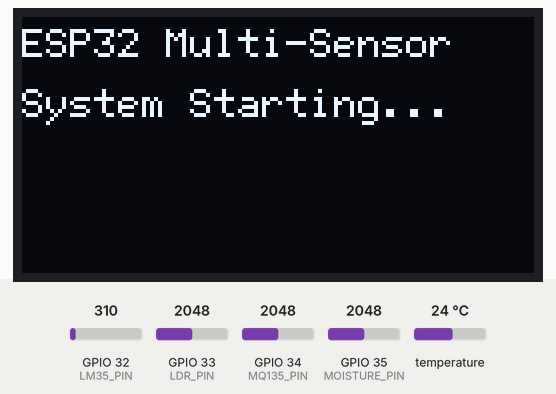
Simulated run of this sketch. Board: ESP32. Parts: 128×64 one-colour display. The test bench sets the inputs (shaded band); at power-on: GPIO 32 (LM35_PIN) = 310, GPIO 35 (MOISTURE_PIN) = 2048, GPIO 33 (LDR_PIN) = 2048, GPIO 34 (MQ135_PIN) = 2048, temperature 24 °C. What the sketch prints to the serial monitor is not drawn.

Above: at 2.1 s.
At 5.4 s:
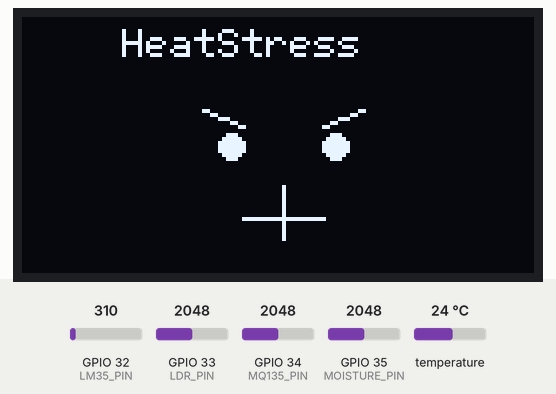
5.5 s: GPIO 32 (LM35_PIN) set to 274
10.0 s: GPIO 32 (LM35_PIN) set to 249
At 13.4 s:
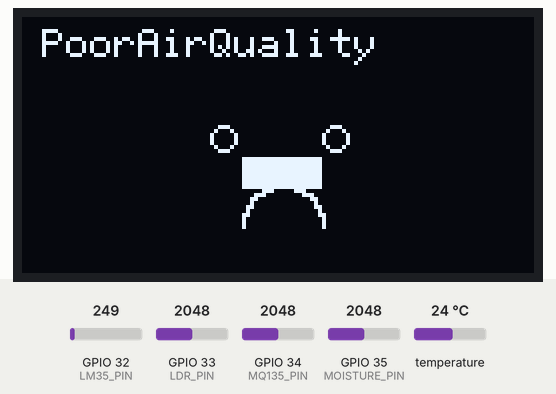
14.5 s: GPIO 35 (MOISTURE_PIN) set to 1935
At 17.3 s:
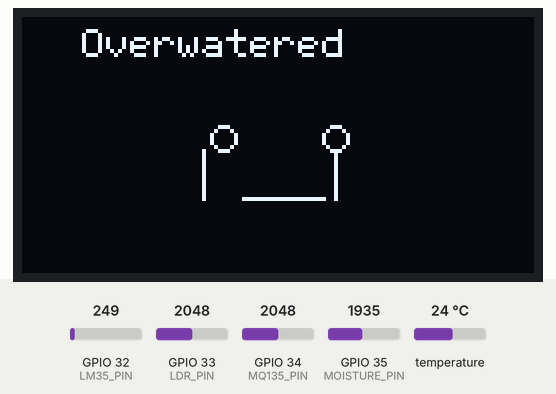
19.0 s: GPIO 35 (MOISTURE_PIN) set to 3972
At 21.3 s:
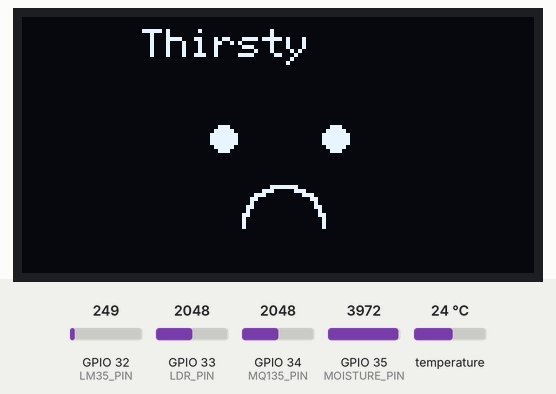
23.5 s: GPIO 35 (MOISTURE_PIN) set to 3377
28.8 s: GPIO 35 (MOISTURE_PIN) set to 3250
At 32.0 s:
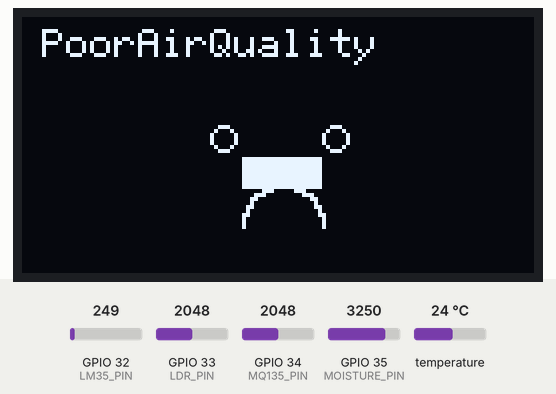
Timing chart, 0 to 33.5 s (numbered marks = the images above; inputs shaded):
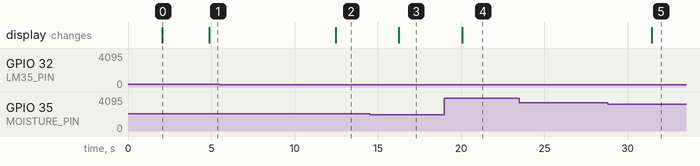

The sketch:

Plaant_emotion.ino
```cpp
#include <OneWire.h>
#include <DallasTemperature.h>
#include <U8g2lib.h>
#include <Wire.h>

// ---------------- Pin Definitions ----------------
#define MQ135_PIN 34          // Air quality
#define MOISTURE_PIN 35       // Soil moisture
#define LM35_PIN 32           // Temperature sensor
#define LDR_PIN 33            // Light sensor
#define DS18B20_PIN 4         // Temperature sensor

// ---------------- OLED ----------------
U8G2_SSD1306_128X64_NONAME_F_HW_I2C u8g2(U8G2_R0, U8X8_PIN_NONE);

// ---------------- Objects ----------------
OneWire oneWire(DS18B20_PIN);
DallasTemperature tempSensor(&oneWire);

// ---------------- Variables (made global so all funcs can use them) ----------------
int mq135Value = 0;
int moistureValue = 0;
int lm35Value = 0;
int ldrValue = 0;
unsigned long lastUpdate = 0;
const int interval = 3000; // 3 seconds
int statusIndex = 0;

// Values derived from ADC (made global)
int moisturePercent = 0;
float lm35Temperature = 0.0;

// ---------------------- PLANT STATUS EMOJIS ----------------------

void drawHealthy() {
  u8g2.clearBuffer();
  u8g2.setFont(u8g2_font_6x12_tr);
  u8g2.drawStr(30,10,"Healthy");
  u8g2.drawDisc(50,30,3);
  u8g2.drawDisc(78,30,3);
  u8g2.drawArc(65,42,10,130,260);
  u8g2.sendBuffer();
}

void drawThirsty() {
  u8g2.clearBuffer();
  u8g2.setFont(u8g2_font_6x12_tr);
  u8g2.drawStr(30,10,"Thirsty");
  u8g2.drawDisc(50,30,3);
  u8g2.drawDisc(78,30,3);
  u8g2.drawArc(65,52,10,260,130);
  u8g2.sendBuffer();
}

void drawOverwatered() {
  u8g2.clearBuffer();
  u8g2.setFont(u8g2_font_6x12_tr);
  u8g2.drawStr(15,10,"Overwatered");
  u8g2.drawCircle(50,30,3);
  u8g2.drawCircle(78,30,3);
  u8g2.drawLine(55,45,75,45);
  u8g2.drawLine(45,33,45,45);
  u8g2.drawLine(78,33,78,45);
  u8g2.sendBuffer();
}

void drawLowLightStress() {
  u8g2.clearBuffer();
  u8g2.setFont(u8g2_font_6x12_tr);
  u8g2.drawStr(10,10,"LowLightStress");
  u8g2.drawDisc(50,30,3);
  u8g2.drawDisc(78,30,3);
  u8g2.drawLine(55,45,75,45);
  // Sun symbol
  u8g2.drawCircle(65,50,6);
  u8g2.drawLine(65,43,65,37);
  u8g2.drawLine(65,57,65,63);
  u8g2.drawLine(59,50,53,50);
  u8g2.drawLine(71,50,77,50);
  u8g2.sendBuffer();
}

void drawHeatStress() {
  u8g2.clearBuffer();
  u8g2.setFont(u8g2_font_6x12_tr);
  u8g2.drawStr(25,10,"HeatStress");
  u8g2.drawLine(45,23,55,27);
  u8g2.drawLine(85,23,75,27);
  u8g2.drawDisc(52,32,3);
  u8g2.drawDisc(78,32,3);
  u8g2.drawLine(55,50,75,50);
  u8g2.drawLine(65,42,65,55);
  u8g2.sendBuffer();
}

void drawPoorAirQuality() {
  u8g2.clearBuffer();
  u8g2.setFont(u8g2_font_6x12_tr);
  u8g2.drawStr(5,10,"PoorAirQuality");
  u8g2.drawCircle(50,30,3);
  u8g2.drawCircle(78,30,3);
  u8g2.drawArc(65,52,10,260,130);
  u8g2.drawBox(55,35,20,8);
  u8g2.sendBuffer();
}

// ---------------------- STATUS DECISION ----------------------
void updatePlantStatus() {
  // thresholds (adjustable)
  bool thirsty = (moisturePercent < 30);      // <30% -> thirsty
  bool overwatered = (moisturePercent > 80);  // >80% -> overwatered
  bool lowLight = (ldrValue < 500);           // low light sensor reading
  bool heatStress = (lm35Temperature > 32.0); // degrees Celsius
  bool poorAir = (mq135Value > 700);          // MQ135 threshold (raw ADC)

  if (thirsty) {
    Serial.println("STATUS: Thirsty");
    drawThirsty();
  }
  else if (overwatered) {
    Serial.println("STATUS: Overwatered");
    drawOverwatered();
  }
  else if (lowLight) {
    Serial.println("STATUS: LowLightStress");
    drawLowLightStress();
  }
  else if (heatStress) {
    Serial.println("STATUS: HeatStress");
    drawHeatStress();
  }
  else if (poorAir) {
    Serial.println("STATUS: PoorAirQuality");
    drawPoorAirQuality();
  }
  else {
    Serial.println("STATUS: Healthy");
    drawHealthy();
  }
}

// ---------------------- SETUP ----------------------
void setup() {
  Serial.begin(115200);
  Serial.println("\nInitializing Sensors...");
  tempSensor.begin();
  delay(2000);

  u8g2.begin();
  u8g2.clearBuffer();
  u8g2.setFont(u8g2_font_6x12_tr);
  u8g2.drawStr(0, 10, "ESP32 Multi-Sensor");
  u8g2.drawStr(0, 25, "System Starting...");
  u8g2.sendBuffer();
  delay(2000);
  Serial.println("ESP32 Multi-Sensor System Started");
}

// ---------------------- MAIN LOOP ----------------------
void loop() {
  mq135Value = analogRead(MQ135_PIN);
  moistureValue = analogRead(MOISTURE_PIN);

  lm35Value = analogRead(LM35_PIN);
  float voltage = (lm35Value / 4095.0) * 3.3;
  lm35Temperature = (voltage * 100.0) + 11.0; // global updated

  ldrValue = analogRead(LDR_PIN);

  tempSensor.requestTemperatures();
  float dsTemperature = tempSensor.getTempCByIndex(0);

  // update global moisturePercent (adjust ADC mapping to your sensor)
  moisturePercent = map(moistureValue, 4095, 1500, 0, 100);
  moisturePercent = constrain(moisturePercent, 0, 100);

  Serial.println("\n----- SENSOR DATA -----");
  Serial.printf("MQ135 Value: %d\n", mq135Value);
  Serial.printf("Soil Moisture (%%): %d\n", moisturePercent);
  Serial.printf("LM35 Temp: %.2f °C\n", lm35Temperature);
  Serial.printf("LDR Value: %d\n", ldrValue);
  Serial.printf("DS18B20 Temp: %s\n",
                (dsTemperature == DEVICE_DISCONNECTED_C ? "ERROR" : String(dsTemperature).c_str()));

  if (millis() - lastUpdate >= interval) {
    lastUpdate = millis();
    updatePlantStatus();
  }

  delay(3000);
}
```

Measured:
- the behaviour switches between 261 and 260 on GPIO 32 (LM35_PIN) (found by bisection; images 1 and 2)
- the behaviour switches between 1994 and 1993 on GPIO 35 (MOISTURE_PIN) (found by bisection; images 2 and 3)
- the behaviour switches between 3317 and 3316 on GPIO 35 (MOISTURE_PIN) (found by bisection; images 4 and 5)
- after the input at 5.5 s, every drawn part: stays the same
- after the input at 10.0 s, the display: changes after 2.5 s (image 2)
- after the input at 14.5 s, the display: changes after 1.8 s (image 3)
- after the input at 19.0 s, the display: changes after 1.1 s (image 4)
- after the input at 23.5 s, every drawn part: stays the same
- after the input at 28.8 s, the display: changes after 2.6 s (image 5)
